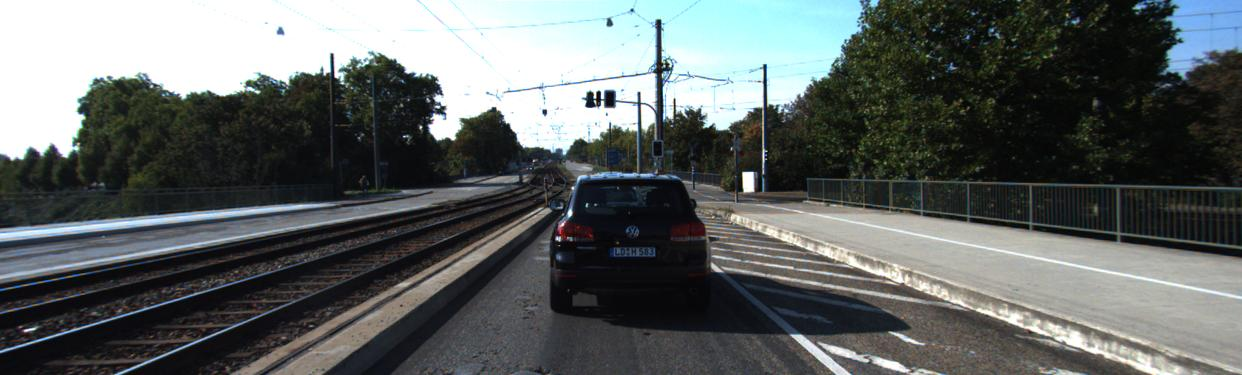
#> input picture data/input/007416_png.rf.95ed81938326ace32486b804613a7711.jpg, 1242 x 375 px, given in place of test.jpg, which was not available
$ python main.py   (older library calls are emulated)
#> lines starting #> are read from the running program, lines starting #| are printed output that depends on the picture; after the words box and inside, x2 and y2 are one past the last pixel; in counts of white or black regions, pixels touching at a corner belong together; pictures that were not available may be replaced by others from this repository, and a replacement may not be noted
### src/preprocessing.py
import cv2
import numpy as np
import matplotlib.pyplot as plt


def grayscale(img):
    """Convert the image to grayscale."""
    return cv2.cvtColor(img, cv2.COLOR_BGR2GRAY)


def apply_gaussian_blur(img, kernel_size= 5):
    """Apply Gaussian blur to the image."""
    return cv2.GaussianBlur(img, (kernel_size, kernel_size), 0)


def apply_bilateral_filter(img, diameter=9, sigma_color=75, sigma_space=75):
    """Apply Bilateral filter to the image."""
    return cv2.bilateralFilter(img, diameter, sigma_color, sigma_space)

# [44 lines left out: functions display_image, display_images_grid, not called in this run]


def define_roi(img, vertices):
    """Define Region of Interest (ROI) in the image."""
    # Create an empty mask (same HxW as the image)
    # Single channel, uint8: 0 = black (reject), 255 = white (keep)
    mask = np.zeros(img.shape[:2], dtype=np.uint8)

    # Fill the polygon defined by vertices with white (255)
    cv2.fillPoly(mask, vertices, 255)

    # Apply the mask to the image using bitwise AND
    masked_image = cv2.bitwise_and(img, img, mask=mask)

    return masked_image


# [11 lines left out: function compute_gradient_image, not called in this run]

### src/edge_detection.py
import cv2


def detect_edge_canny(image, low_threshold=50, high_threshold=150):
    """Detect edges using Canny edge detector."""
    return cv2.Canny(image, low_threshold, high_threshold)

### src/line_detection.py
import cv2
import numpy as np
from preprocessing import define_roi

def detect_line_hough(image, rho=1, theta=np.pi / 180, threshold=100, min_line_length=50, max_line_gap=10):
    """Detect lines using Hough Transform."""
    lines = cv2.HoughLinesP(image, rho, theta, threshold, minLineLength=min_line_length, maxLineGap=max_line_gap)
    return lines


# [14 lines left out: functions draw_lines, process_image_for_lines, not called in this run]


def separate_lanes(lines, img_shape):
    """Separate lines into left and right lanes based on their slope."""
    left_lines = []
    right_lines = []
    if lines is None:
        return left_lines, right_lines

    for line in lines:
        x1, y1, x2, y2 = line[0]
        # Avoid division by zero - skip vertical lines
        if x2 == x1:
            continue
        slope = (y2 - y1) / (x2 - x1)
        if slope < -0.5:
            left_lines.append(line)
        elif slope > 0.5:
            right_lines.append(line)
        else:
            continue  # Ignore near-horizontal lines
    return left_lines, right_lines

def average_lane_line(lines, img_height):
    """Average the position of lane lines and extrapolate to the bottom of the image."""
    if len(lines) == 0:
        return None

    x_coords = []
    y_coords = []
    for line in lines:
        x1, y1, x2, y2 = line[0]
        x_coords.extend([x1, x2])
        y_coords.extend([y1, y2])

    if len(x_coords) == 0 or len(y_coords) == 0:
        return None

    # Use np.polyfit for least squares fitting (fit x as function of y)
    # This gives us the line equation: x = slope * y + intercept
    slope, intercept = np.polyfit(y_coords, x_coords, 1)

    # Calculate x coordinates for y positions
    y1 = img_height
    y2 = int(img_height * 0.6)
    x1 = int(slope * y1 + intercept)
    x2 = int(slope * y2 + intercept)

    return np.array([[x1, y1, x2, y2]])

def draw_lane_lines(image, left_line, right_line, color=(0, 0, 255), thickness=5):
    """Draw the averaged lane lines on the image."""
    line_image = np.zeros_like(image)
    if left_line is not None:
        x1, y1, x2, y2 = left_line[0]
        cv2.line(line_image, (x1, y1), (x2, y2), color, thickness)
    if right_line is not None:
        x1, y1, x2, y2 = right_line[0]
        cv2.line(line_image, (x1, y1), (x2, y2), color, thickness)
    combined_image = cv2.addWeighted(image, 0.8, line_image, 1.0, 0.0)
    return combined_image

# [11 lines left out: function process_image_for_lanes, not called in this run]

### src/main.py
import cv2
import numpy as np
import argparse
import logging
import sys
import yaml
from pathlib import Path

from preprocessing import (
    grayscale,
    apply_gaussian_blur,
    define_roi,
)
from edge_detection import detect_edge_canny
from line_detection import (
    detect_line_hough,
    separate_lanes,
    average_lane_line,
    draw_lane_lines
)

# Initialize logger (will be configured after loading config)
logger = logging.getLogger(__name__)


def load_config(config_path):
    """
    Load configuration from YAML file.

    Args:
        config_path (str): Path to the YAML configuration file

    Returns:
        dict: Configuration dictionary

    Raises:
        FileNotFoundError: If config file doesn't exist
        yaml.YAMLError: If config file is malformed
    """
    config_file = Path(config_path)

    if not config_file.exists():
        raise FileNotFoundError(f"Configuration file not found: {config_path}")

    try:
        with open(config_file, 'r') as f:
            config = yaml.safe_load(f)

        logger.debug(f"Successfully loaded config from: {config_path}")
        return config

    except yaml.YAMLError as e:
        raise yaml.YAMLError(f"Error parsing YAML config file: {e}")


def validate_config(config):
    """
    Validate configuration dictionary.

    Args:
        config (dict): Configuration dictionary to validate

    Raises:
        ValueError: If required fields are missing or invalid
    """
    # Check required top-level sections
    required_sections = ['input', 'output', 'preprocessing', 'edge_detection',
                        'hough_transform', 'roi', 'logging']

    for section in required_sections:
        if section not in config:
            raise ValueError(f"Missing required config section: '{section}'")

    # Validate input section
    if 'image' not in config['input']:
        raise ValueError("Missing required field: 'input.image'")

    if config['input']['image'] is None:
        raise ValueError("Input image path cannot be null")

    # Validate preprocessing
    blur_kernel = config['preprocessing']['blur_kernel']
    if blur_kernel % 2 == 0:
        raise ValueError(f"Blur kernel must be odd, got: {blur_kernel}")

    if blur_kernel < 1:
        raise ValueError(f"Blur kernel must be positive, got: {blur_kernel}")

    # Validate edge detection thresholds
    canny_low = config['edge_detection']['canny_low']
    canny_high = config['edge_detection']['canny_high']

    if canny_low >= canny_high:
        raise ValueError(f"Canny low threshold ({canny_low}) must be less than high threshold ({canny_high})")

    if canny_low < 0 or canny_high < 0:
        raise ValueError("Canny thresholds must be non-negative")

    # Validate Hough parameters
    hough = config['hough_transform']

    if hough['rho'] <= 0:
        raise ValueError(f"Hough rho must be positive, got: {hough['rho']}")

    if hough['theta'] <= 0:
        raise ValueError(f"Hough theta must be positive, got: {hough['theta']}")

    if hough['threshold'] < 0:
        raise ValueError(f"Hough threshold must be non-negative, got: {hough['threshold']}")

    if hough['min_line_length'] < 0:
        raise ValueError(f"Hough min_line_length must be non-negative, got: {hough['min_line_length']}")

    if hough['max_line_gap'] < 0:
        raise ValueError(f"Hough max_line_gap must be non-negative, got: {hough['max_line_gap']}")

    # Validate logging level
    valid_levels = ['DEBUG', 'INFO', 'WARNING', 'ERROR', 'CRITICAL']
    log_level = config['logging']['level'].upper()

    if log_level not in valid_levels:
        raise ValueError(f"Invalid logging level: {log_level}. Must be one of {valid_levels}")

    logger.debug("Configuration validation passed")


def configure_logging(config):
    """
    Configure logging based on config settings.

    Args:
        config (dict): Configuration dictionary
    """
    log_level = getattr(logging, config['logging']['level'].upper())

    logging.basicConfig(
        level=log_level,
        format='%(asctime)s - %(levelname)s - %(message)s',
        handlers=[logging.StreamHandler(sys.stdout)],
        force=True  # Reconfigure if already configured
    )

    # Update logger level
    logger.setLevel(log_level)


def detect_lanes(config):
    """
    Integrated lane detection pipeline combining all 9 steps:
    1. Load image
    2. Grayscale conversion
    3. Gaussian blur
    4. ROI mask
    5. Canny edge detection
    6. Hough line detection
    7. Lane separation
    8. Lane averaging
    9. Visualization overlay

    Args:
        config (dict): Configuration dictionary containing all parameters

    Returns:
        np.ndarray: Image with detected lanes overlaid, or None if error occurs
    """
    try:
        # Extract parameters from config
        image_path = config['input']['image']
        canny_low = config['edge_detection']['canny_low']
        canny_high = config['edge_detection']['canny_high']
        blur_kernel = config['preprocessing']['blur_kernel']
        hough_config = config['hough_transform']
        roi_vertices = config['roi']['vertices']

        # Step 1: Load image
        logger.info(f"Loading image from: {image_path}")
        image = cv2.imread(image_path)

        if image is None:
            logger.error(f"Failed to load image from {image_path}")
            return None

        logger.info(f"Image loaded successfully. Shape: {image.shape}")

        # Step 2: Grayscale conversion
        logger.debug("Converting image to grayscale")
        gray = grayscale(image)

        # Step 3: Gaussian blur
        logger.debug(f"Applying Gaussian blur with kernel size {blur_kernel}")
        blurred = apply_gaussian_blur(gray, blur_kernel)

        # Step 4: Define ROI mask
        if roi_vertices is None:
            # Default ROI - trapezoid covering typical lane region
            height, width = image.shape[:2]
            roi_vertices = np.array([[
                (int(width * 0.1), height),
                (int(width * 0.45), int(height * 0.6)),
                (int(width * 0.55), int(height * 0.6)),
                (int(width * 0.9), height)
            ]], dtype=np.int32)
            logger.debug(f"Using default ROI vertices")
        else:
            # Convert to numpy array if provided as list
            roi_vertices = np.array([roi_vertices], dtype=np.int32)
            logger.debug(f"Using custom ROI vertices from config")

        masked = define_roi(blurred, roi_vertices)

        # Step 5: Canny edge detection
        logger.debug(f"Applying Canny edge detection (low={canny_low}, high={canny_high})")
        edges = detect_edge_canny(masked, canny_low, canny_high)

        # Step 6: Hough line detection
        logger.debug(f"Detecting lines with Hough transform (threshold={hough_config['threshold']})")
        lines = detect_line_hough(
            edges,
            rho=hough_config['rho'],
            theta=hough_config['theta'],
            threshold=hough_config['threshold'],
            min_line_length=hough_config['min_line_length'],
            max_line_gap=hough_config['max_line_gap']
        )

        if lines is None or len(lines) == 0:
            logger.warning("No lines detected in the image")
            return image

        logger.info(f"Detected {len(lines)} line segments")

        # Step 7: Separate lanes
        logger.debug("Separating lines into left and right lanes")
        left_lines, right_lines = separate_lanes(lines, image.shape)
        logger.info(f"Left lane segments: {len(left_lines)}, Right lane segments: {len(right_lines)}")

        # Step 8: Average lane lines
        logger.debug("Averaging lane lines")
        left_lane = average_lane_line(left_lines, image.shape[0])
        right_lane = average_lane_line(right_lines, image.shape[0])

        if left_lane is None and right_lane is None:
            logger.warning("Could not compute averaged lane lines")
            return image

        # Step 9: Visualization overlay
        logger.debug("Creating visualization overlay")
        result = draw_lane_lines(image, left_lane, right_lane)

        logger.info("Lane detection completed successfully")
        return result

    except FileNotFoundError:
        logger.error(f"Image file not found: {image_path}")
        return None
    except cv2.error as e:
        logger.error(f"OpenCV error during processing: {e}")
        return None
    except Exception as e:
        logger.error(f"Unexpected error during lane detection: {e}", exc_info=True)
        return None


def main():
    """Main function to run lane detection with YAML configuration."""
    # Parse command line arguments (only for config file path)
    parser = argparse.ArgumentParser(
        description='Classical Lane Detection Pipeline (Config-based)',
        formatter_class=argparse.RawDescriptionHelpFormatter,
        epilog="""
Examples:
  # Use default config file (src/config.yaml)
  python src/main.py

  # Use custom config file
  python src/main.py --config config_highway.yaml

  # Use config file with absolute path
  python src/main.py --config /path/to/custom_config.yaml
        """
    )

    parser.add_argument(
        '--config', '-c',
        type=str,
        default='/home/vigoroth/mst_research/temporal 3D detection  BEV/learning_projects/project-01-classical-lanes/src/config.yaml',
        help='Path to YAML configuration file (default: src/config_highway.yaml)'
    )

    args = parser.parse_args()

    try:
        # Load configuration
        print(f"Loading configuration from: {args.config}")
        config = load_config(args.config)

        # Configure logging first (before validation logging)
        configure_logging(config)

        logger.info("=" * 60)
        logger.info("Classical Lane Detection Pipeline")
        logger.info("=" * 60)

        # Validate configuration
        logger.info("Validating configuration...")
        validate_config(config)
        logger.info("Configuration validated successfully")

        # Run lane detection
        logger.info("Starting lane detection pipeline...")
        result = detect_lanes(config)
#> in detect_lanes, image is the input picture: shape (375, 1242, 3); mean B, G, R 98.7, 99.5, 94.5
#| 2026-11-20 22:29:40,726 - INFO - Image loaded successfully. Shape: (375, 1242, 3)
#> in grayscale, `return cv2.cvtColor(img, cv2.COLOR_BGR2GRAY)`:
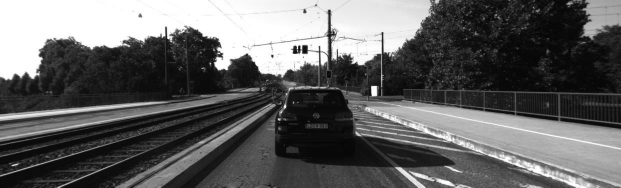
#> returned value: shape (375, 1242) (shown at 1/2 size); min 1, max 255, mean 97.9
#> in define_roi, `cv2.fillPoly(mask, vertices, 255)`:
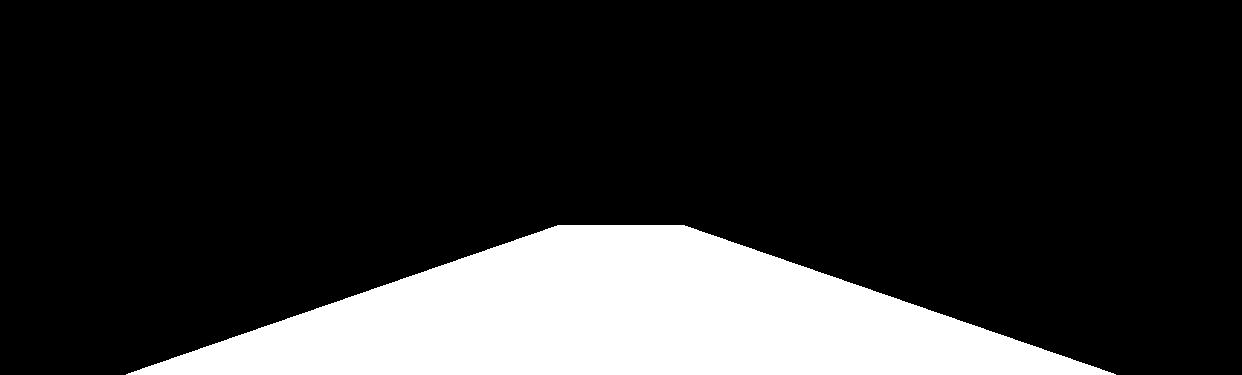
#> mask: shape (375, 1242); 18% white; 1 white region, box (x1, y1, x2, y2) and area: (126, 225, 1116, 375) 83983
#> in define_roi, `masked_image = cv2.bitwise_and(img, img, mask=mask)`:
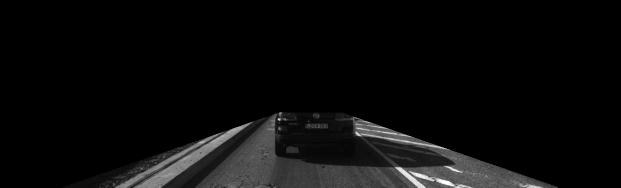
#> masked_image: shape (375, 1242) (shown at 1/2 size); min 0, max 255, mean 11.2
#> in detect_edge_canny, `return cv2.Canny(image, low_threshold, high_threshold)`:
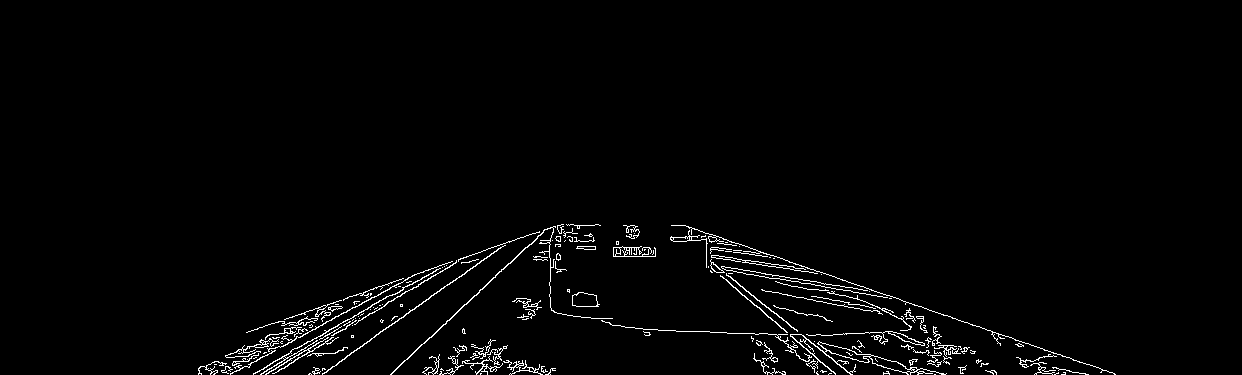
#> returned value: shape (375, 1242); 1.9% white in thin lines or dots, all inside (x1, y1, x2, y2) = (198, 224, 1116, 375)
#> in detect_line_hough, `lines = cv2.HoughLinesP(image, rho, theta, threshold, minLineLength=mi..`: lines = 87 rows, first 6: [684, 225, 1114, 373], [246, 332, 557, 225], [322, 373, 511, 241], [537, 236, 901, 300], [643, 329, 822, 335], [393, 371, 544, 230]
#| 2026-11-20 22:29:40,787 - INFO - Detected 87 line segments
#> the loop in separate_lanes, `for line in lines:` made 87 passes
#> (x1, y1, x2, y2, slope) on passes 1 to 8: (684, 225, 1114, 373, 0.344), (246, 332, 557, 225, -0.344), (322, 373, 511, 241, -0.698), (537, 236, 901, 300, 0.176), (643, 329, 822, 335, 0.0335), (393, 371, 544, 230, -0.934), (729, 283, 923, 321, 0.196), (394, 371, 550, 371, 0)
#> after the loop in separate_lanes, `for line in lines:`: left_lines = [[[322, 373, 511, 241]], [[393, 371, 544, 230]], [[283, 368, 459, 259]], [[260, 374, 444, 264]], [[390, 374, 546, 229]], [[253, 374, 409, 284]], [[230, 374, 322, 325]], [[232, 372, 418, 273]], [[268, 372, 468, 256]], [[375, 335, 502, 246]]]; right_lines = [[[681, 237, 850, 374]], [[676, 237, 820, 362]], [[678, 237, 835, 373]], [[549, 240, 550, 307]]]
#| 2026-11-20 22:29:40,796 - INFO - Left lane segments: 10, Right lane segments: 4
#> the loop in average_lane_line, `for line in lines:` made 10 passes
#> after the loop in average_lane_line, `for line in lines:`: x_coords = [322, 511, 393, 544, 283, 459, 260, 444, 390, 546, 253, 409, 230, 322, 232, 418, 268, 468, 375, 502]; y_coords = [373, 241, 371, 230, 368, 259, 374, 264, 374, 229, 374, 284, 374, 325, 372, 273, 372, 256, 335, 246]
#> in average_lane_line, `slope, intercept = np.polyfit(y_coords, x_coords, 1)`: slope = -1.61; intercept = 887.6
#> in average_lane_line, `x1 = int(slope * y1 + intercept)`: x1 = 284
#> in average_lane_line, `x2 = int(slope * y2 + intercept)`: x2 = 525
#> in detect_lanes, `left_lane = average_lane_line(left_lines, image.shape[0])`: left_lane = [[284, 375, 525, 225]]
#> the loop in average_lane_line (call 2), `for line in lines:` made 4 passes
#> in detect_lanes, `right_lane = average_lane_line(right_lines, image.shape[0])`: right_lane = [[811, 375, 609, 225]]
#> in draw_lane_lines, `x1, y1, x2, y2 = left_line[0]`: x1 = 284; y1 = 375; x2 = 525; y2 = 225
#> in draw_lane_lines, `cv2.line(line_image, (x1, y1), (x2, y2), color, thickness)`:
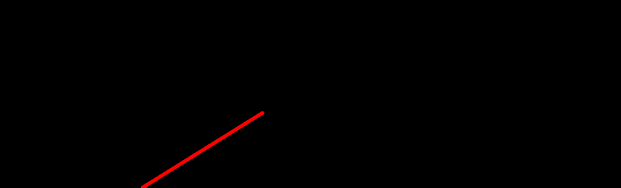
#> line_image: shape (375, 1242, 3) (shown at 1/2 size); mean of channels 0, 1, 2 0, 0, 1.1; drawn as B, G, R
#> in draw_lane_lines, `x1, y1, x2, y2 = right_line[0]`: x1 = 811; x2 = 609
#> in draw_lane_lines, `cv2.line(line_image, (x1, y1), (x2, y2), color, thickness)`:
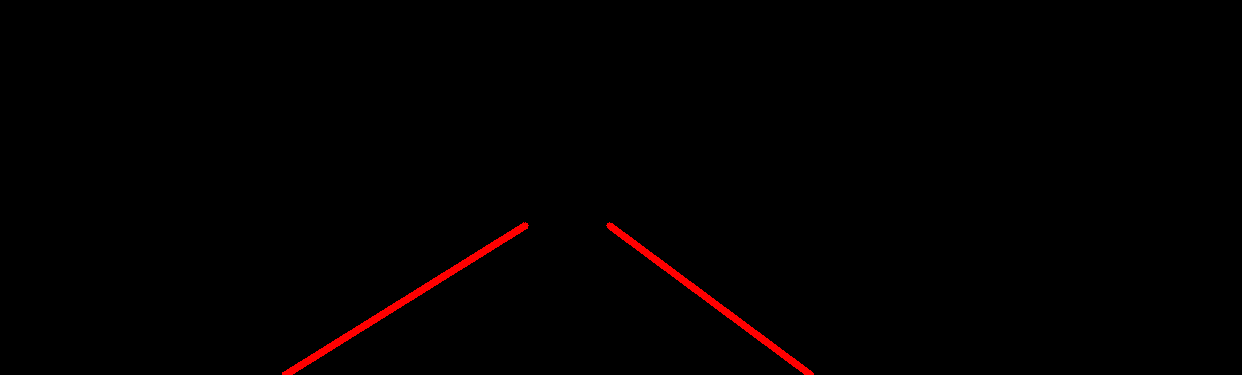
#> line_image: shape (375, 1242, 3); 0.38% of pixels changed, all inside (x1, y1, x2, y2) = (606, 222, 814, 375); drawn as B, G, R
#> in draw_lane_lines, `combined_image = cv2.addWeighted(image, 0.8, line_image, 1.0, 0.0)`:
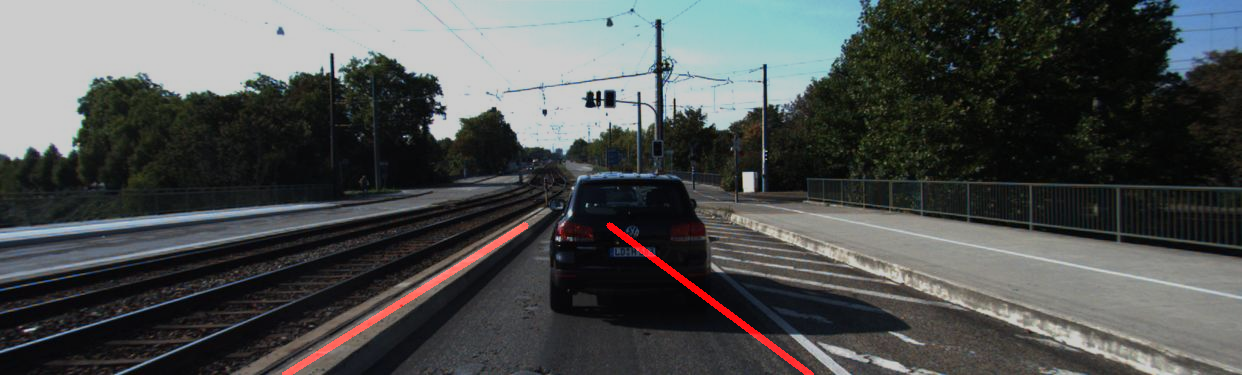
#> combined_image: shape (375, 1242, 3); mean B, G, R 79, 79.6, 77.1

        if result is None:
            logger.error("Lane detection failed")
            return 1

        # Save output if specified
        output_path = config['output']['path']
        if output_path:
            output_file = Path(output_path)
            output_file.parent.mkdir(parents=True, exist_ok=True)
            cv2.imwrite(str(output_file), result)
            logger.info(f"Output saved to: {output_path}")

        # Display result if enabled
        if config['output']['display']:
            cv2.imshow('Lane Detection Result', result)
            logger.info("Displaying result. Press any key to close...")
            cv2.waitKey(0)
            cv2.destroyAllWindows()

        logger.info("=" * 60)
        logger.info("Pipeline completed successfully")
        logger.info("=" * 60)

        return 0

    except FileNotFoundError as e:
        print(f"ERROR: {e}", file=sys.stderr)
        return 1
    except yaml.YAMLError as e:
        print(f"ERROR: {e}", file=sys.stderr)
        return 1
    except ValueError as e:
        print(f"ERROR: Configuration validation failed: {e}", file=sys.stderr)
        return 1
    except KeyboardInterrupt:
        print("\nInterrupted by user", file=sys.stderr)
        return 130
    except Exception as e:
        print(f"ERROR: Unexpected error: {e}", file=sys.stderr)
        return 1


if __name__ == "__main__":
    sys.exit(main())
#> (the program exits here)
